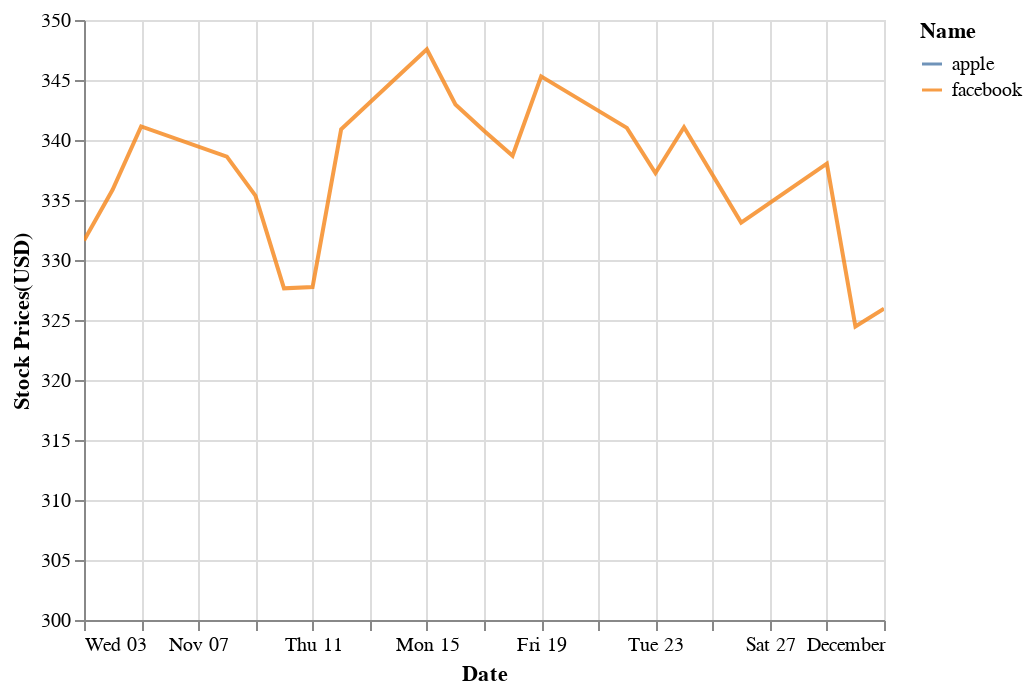

Source (notebook cell):
### Markdown cell above
しかしこれだと御覧の通り、facebookの株価が変な位置に移動してしまう。なので

### Code cell
chart = (
    alt.Chart(data)
    .mark_line(opacity = 0.8, clip = True)#折れ線グラフ
    .encode(#軸
        x = "Date:T",#Tはタイム。スペース開けてはいけない
        y = alt.Y("Stock Prices(USD):Q", stack = None, scale = alt.Scale(domain = [300, 350])),
        color = 'Name:N'
    )
)
chart

### Figure 1 — Vega-Lite specification as saved in the notebook (floating-point values rounded to 4 significant figures)
{"config": {"view": {"continuousWidth": 400, "continuousHeight": 300}}, "data": {"name": "data-dd374f7459fbb741f72b45c6c5b32bcb"}, "mark": {"type": "line", "clip": true, "opacity": 0.8}, "encoding": {"color": {"type": "nominal", "field": "Name"}, "x": {"type": "temporal", "field": "Date"}, "y": {"type": "quantitative", "field": "Stock Prices(USD)", "scale": {"domain": [300, 350]}, "stack": null}}, "$schema": "https://vega.github.io/schema/vega-lite/v4.8.1.json", "datasets": {"data-dd374f7459fbb741f72b45c6c5b32bcb": [{"Date": "03 November 2021", "Name": "apple", "Stock Prices(USD)": 151.3}, {"Date": "04 November 2021", "Name": "apple", "Stock Prices(USD)": 150.7}, {"Date": "05 November 2021", "Name": "apple", "Stock Prices(USD)": 151.3}, {"Date": "08 November 2021", "Name": "apple", "Stock Prices(USD)": 150.4}, {"Date": "09 November 2021", "Name": "apple", "Stock Prices(USD)": 150.8}, {"Date": "10 November 2021", "Name": "apple", "Stock Prices(USD)": 147.9}, {"Date": "11 November 2021", "Name": "apple", "Stock Prices(USD)": 147.9}, {"Date": "12 November 2021", "Name": "apple", "Stock Prices(USD)": 150.0}, {"Date": "15 November 2021", "Name": "apple", "Stock Prices(USD)": 150.0}, {"Date": "16 November 2021", "Name": "apple", "Stock Prices(USD)": 151.0}, {"Date": "17 November 2021", "Name": "apple", "Stock Prices(USD)": 153.5}, {"Date": "18 November 2021", "Name": "apple", "Stock Prices(USD)": 157.9}, {"Date": "19 November 2021", "Name": "apple", "Stock Prices(USD)": 160.6}, {"Date": "22 November 2021", "Name": "apple", "Stock Prices(USD)": 161.0}, {"Date": "23 November 2021", "Name": "apple", "Stock Prices(USD)": 161.4}, {"Date": "24 November 2021", "Name": "apple", "Stock Prices(USD)": 161.9}, {"Date": "26 November 2021", "Name": "apple", "Stock Prices(USD)": 156.8}, {"Date": "29 November 2021", "Name": "apple", "Stock Prices(USD)": 160.2}, {"Date": "30 November 2021", "Name": "apple", "Stock Prices(USD)": 165.3}, {"Date": "01 December 2021", "Name": "apple", "Stock Prices(USD)": 169.3}, {"Date": "03 November 2021", "Name": "facebook", "Stock Prices(USD)": 331.6}, {"Date": "04 November 2021", "Name": "facebook", "Stock Prices(USD)": 335.9}, {"Date": "05 November 2021", "Name": "facebook", "Stock Prices(USD)": 341.1}, {"Date": "08 November 2021", "Name": "facebook", "Stock Prices(USD)": 338.6}, {"Date": "09 November 2021", "Name": "facebook", "Stock Prices(USD)": 335.4}, {"Date": "10 November 2021", "Name": "facebook", "Stock Prices(USD)": 327.6}, {"Date": "11 November 2021", "Name": "facebook", "Stock Prices(USD)": 327.7}, {"Date": "12 November 2021", "Name": "facebook", "Stock Prices(USD)": 340.9}, {"Date": "15 November 2021", "Name": "facebook", "Stock Prices(USD)": 347.6}, {"Date": "16 November 2021", "Name": "facebook", "Stock Prices(USD)": 343.0}, {"Date": "17 November 2021", "Name": "facebook", "Stock Prices(USD)": 340.8}, {"Date": "18 November 2021", "Name": "facebook", "Stock Prices(USD)": 338.7}, {"Date": "19 November 2021", "Name": "facebook", "Stock Prices(USD)": 345.3}, {"Date": "22 November 2021", "Name": "facebook", "Stock Prices(USD)": 341.0}, {"Date": "23 November 2021", "Name": "facebook", "Stock Prices(USD)": 337.2}, {"Date": "24 November 2021", "Name": "facebook", "Stock Prices(USD)": 341.1}, {"Date": "26 November 2021", "Name": "facebook", "Stock Prices(USD)": 333.1}, {"Date": "29 November 2021", "Name": "facebook", "Stock Prices(USD)": 338.0}, {"Date": "30 November 2021", "Name": "facebook", "Stock Prices(USD)": 324.5}, {"Date": "01 December 2021", "Name": "facebook", "Stock Prices(USD)": 326.0}]}}
